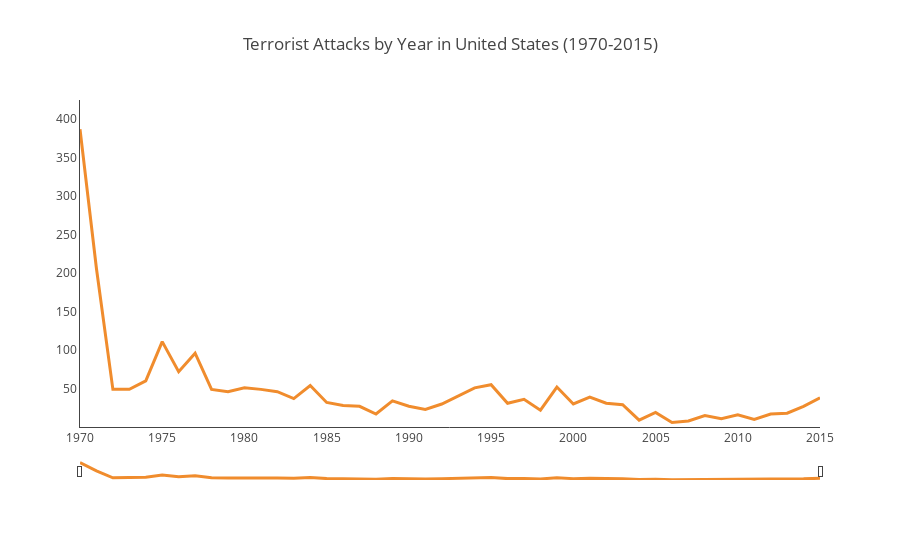

Notebook source saved alongside this figure:
### Code cell
terror_peryear = np.asarray(terror_usa.groupby('year').year.count())

terror_years = np.arange(1970, 2016)
# terrorist attacks in 1993 missing from database
terror_years = np.delete(terror_years, [23])

trace = [go.Scatter(
         x = terror_years,
         y = terror_peryear,
         mode = 'lines',
         line = dict(
             color = 'rgb(240, 140, 45)',
             width = 3)
         )]

layout = go.Layout(
         title = 'Terrorist Attacks by Year in United States (1970-2015)',
         xaxis = dict(
             rangeslider = dict(thickness = 0.05),
             showline = True,
             showgrid = False
         ),
         yaxis = dict(
             range = [0.1, 425],
             showline = True,
             showgrid = False)
         )

figure = dict(data = trace, layout = layout)
iplot(figure)

### Figure 1 — Plotly figure (JSON) as saved in the notebook; plotly's stock layout.template omitted (floating-point values rounded to 4 significant figures)
{"data": [{"line": {"color": "rgb(240, 140, 45)", "width": 3}, "mode": "lines", "type": "scatter", "uid": "9ef5f718-c905-11e8-817b-fc017c1cd820", "x": [1970, 1971, 1972, 1973, 1974, 1975, 1976, 1977, 1978, 1979, 1980, 1981, 1982, 1983, 1984, 1985, 1986, 1987, 1988, 1989, 1990, 1991, 1992, 1994, 1995, 1996, 1997, 1998, 1999, 2000, 2001, 2002, 2003, 2004, 2005, 2006, 2007, 2008, 2009, 2010, 2011, 2012, 2013, 2014, 2015], "y": [387, 206, 49, 49, 60, 111, 72, 96, 49, 46, 51, 49, 46, 37, 54, 32, 28, 27, 17, 34, 27, 23, 30, 51, 55, 31, 36, 22, 52, 30, 39, 31, 29, 9, 19, 6, 8, 15, 11, 16, 10, 17, 18, 27, 38, 61, 64]}], "layout": {"title": "Terrorist Attacks by Year in United States (1970-2015)", "xaxis": {"rangeslider": {"thickness": 0.05}, "showgrid": false, "showline": true}, "yaxis": {"range": [0.1, 425], "showgrid": false, "showline": true}}}
